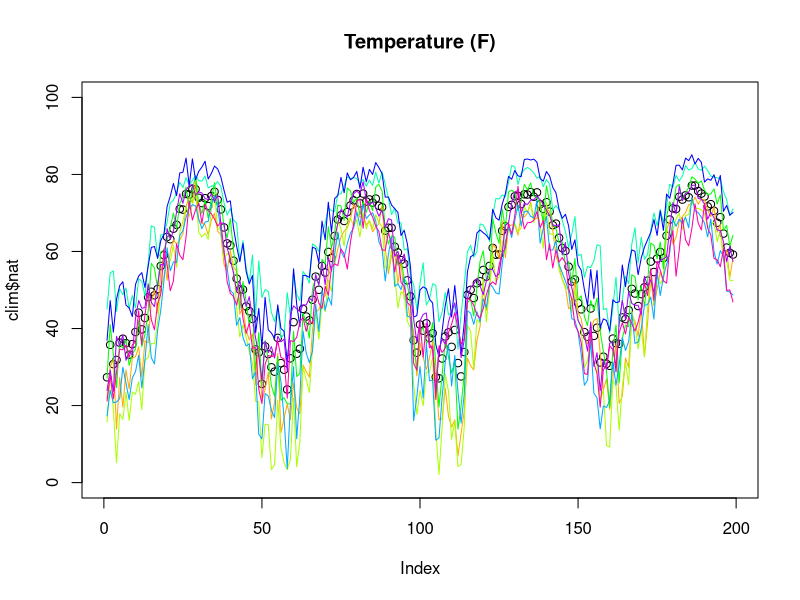
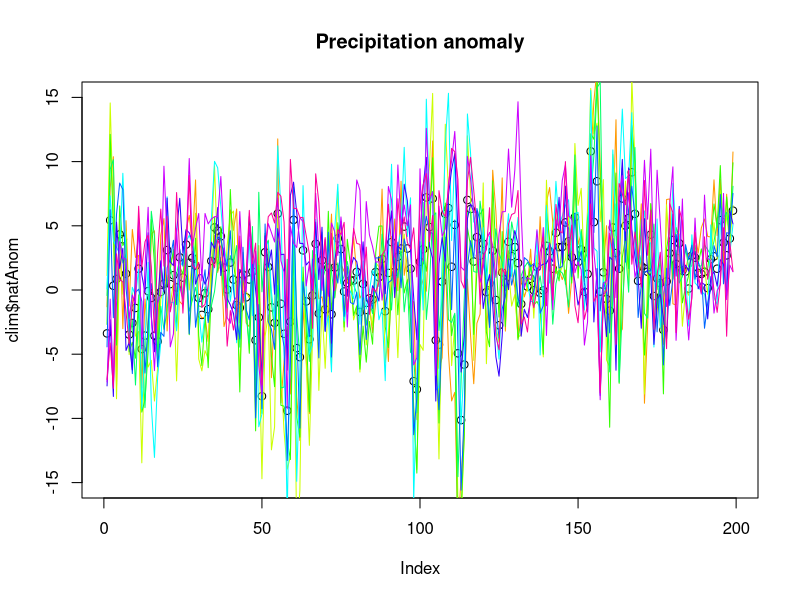

Recreate these plots in R, in order. (Note: this script raises an error after producing the figures.)
#####################################
# GET CLIMATE DATA

rm(list=ls())
script_name <- "clim_data"
# Downloaded from: http://www.ncdc.noaa.gov/temp-and-precip/us-weekly/
# Click on excel logo. Then I copy pasted the text file into excel, saved it as a text and then imported
# this text file in a new spread sheet and saved it as .csv

# In this new spread sheet, I have manually removed the first row (saying temp in F etc), then saved this 
# as weekly_temp_raw.csv

# Load data
clim = read.csv("./Data/Weekly_temp_raw.csv", colClasses="character")

# Add week number, year 2014 has 53 weeks
clim$week = c(c(1:52),c(1:53),c(1:52),c(1:42)) # When loading in new data, change the last figure to the current week
clim$week = ifelse(clim$week %in%c(1:9), paste0("0",clim$week), clim$week)
clim$year = c(rep("2013",52),rep("2014",53),rep("2015",52),rep("2016",42)) # idem

# Create weekname variable
clim$weekname = paste0(clim$year, "-",clim$week)

# Plot temp
plot(clim$nat, main="Temperature (F)", ylim=c(0,100))
col=rainbow(length(c(2:10)))
for(i in c(2:10)){
  lines(clim[,i], col=col[i])  
}

# Temperature patterns seems quite similar across the regions


#  Plot prec
plot(clim$natAnom, main="Precipitation anomaly", ylim=c(-15,15))
col=rainbow(length(c(11:20)))
for(i in c(11:20)){
  lines(clim[,i], col=col[i-10])  
}

clim = clim%>%dplyr::select(weekname,nat,natAnom)
names(clim) = c("weekname","temp_av","prec_anom_av")


########################################
#### save & load
savename <- paste0("./Data/", script_name, ".Rda")
save(clim,file = savename)
